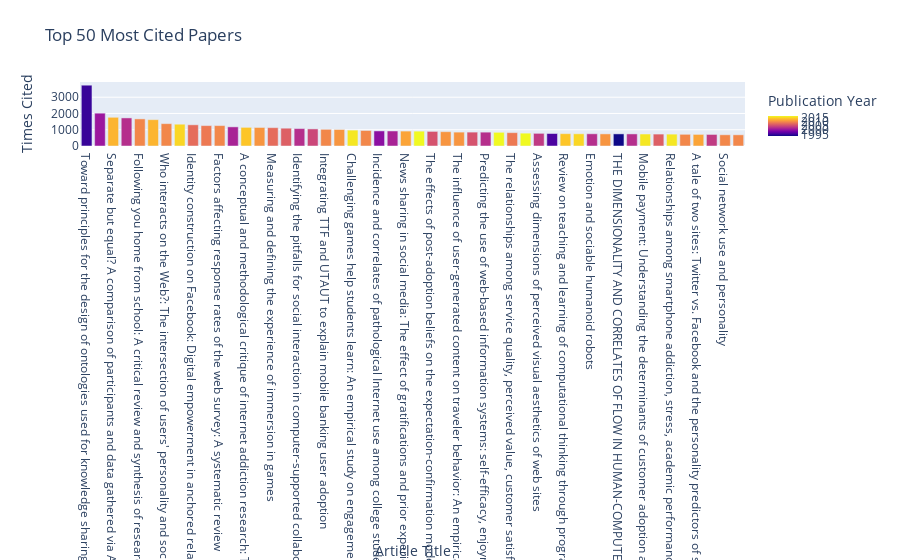

Notebook cell for this chart:
### Code cell
#top 50 cited paper all over the time
top50_papers = merged_df.sort_values('Times Cited, All Databases', ascending=False).head(50)
fig7 = px.bar(top50_papers, x='Article Title', y='Times Cited, All Databases',
             title='Top 50 Most Cited Papers', color = 'Publication Year',
             labels={'Article Title': 'Article Title', 'Times Cited, All Databases': 'Times Cited'})
fig7.show()

### Figure 1 — Plotly figure (JSON) as saved in the notebook; plotly's stock layout.template omitted (floating-point values rounded to 4 significant figures)
{"data": [{"alignmentgroup": "True", "hovertemplate": "Article Title=%{x}<br>Times Cited=%{y}<br>Publication Year=%{marker.color}<extra></extra>", "legendgroup": "", "marker": {"color": [1995, 2001, 2013, 2003, 2010, 2013, 2010, 2015, 2008, 2009, 2010, 2002, 2014, 2011, 2008, 2007, 2003, 2005, 2010, 2011, 2016, 2010, 2000, 2002, 2012, 2017, 2006, 2011, 2011, 2006, 2003, 2017, 2009, 2017, 2004, 1996, 2014, 2015, 2003, 2011, 1993, 2003, 2016, 2007, 2016, 2010, 2012, 2004, 2010, 2010], "coloraxis": "coloraxis", "pattern": {"shape": ""}}, "name": "", "offsetgroup": "", "orientation": "v", "showlegend": false, "textposition": "auto", "type": "bar", "x": ["Toward principles for the design of ontologies used for knowledge sharing", "A cognitive-behavioral model of pathological Internet use", "Separate but equal? A comparison of participants and data gathered via Amazon's MTurk, social media, and face-to-face behavioral testing", "Predicting e-services adoption: a perceived risk facets perspective", "Following you home from school: A critical review and synthesis of research on cyberbullying victimization", "Motivational, emotional, and behavioral correlates of fear of missing out", "Who interacts on the Web?: The intersection of users' personality and social media use", "Gamification in theory and action: A survey", "Identity construction on Facebook: Digital empowerment in anchored relationships", "Personality and motivations associated with Facebook use", "Factors affecting response rates of the web survey: A systematic review", "Animation: can it facilitate?", "A conceptual and methodological critique of internet addiction research: Towards a model of compensatory internet use", "Why people use social networking sites: An empirical study integrating network externalities and motivation theory", "Measuring and defining the experience of immersion in games", "Knowledge sharing behavior in virtual communities: The relationship between trust, self-efficacy, and outcome expectations", "Identifying the pitfalls for social interaction in computer-supported collaborative learning environments: a review of the research", "Toward an understanding of the behavioral intention to use mobile banking", "Integrating TTF and UTAUT to explain mobile banking user adoption", "Online social networks: Why do students use facebook?", "Challenging games help students learn: An empirical study on engagement, flow and immersion in game-based learning", "Facebook® and academic performance", "Incidence and correlates of pathological Internet use among college students", "Problematic Internet use and psychosocial well-being: development of a theory-based cognitive-behavioral measurement instrument", "News sharing in social media: The effect of gratifications and prior experience", "How gamification motivates: An experimental study of the effects of specific game design elements on psychological need satisfaction", "The effects of post-adoption beliefs on the expectation-confirmation model for information technology continuance", "Who uses Facebook? An investigation into the relationship between the Big Five, shyness, narcissism, loneliness, and Facebook usage", "The influence of user-generated content on traveler behavior: An empirical investigation on the effects of e-word-of-mouth to hotel online bookings", "Understanding e-learning continuance intention:: An extension of the Technology Acceptance Model", "Predicting the use of web-based information systems: self-efficacy, enjoyment, learning goal orientation, and the technology acceptance model", "The relation between 21st-century skills and digital skills: A systematic literature review", "The relationships among service quality, perceived value, customer satisfaction, and post-purchase intention in mobile value-added services", "Exploring the credibility of online celebrities' Instagram profiles in influencing the purchase decisions of young female users", "Assessing dimensions of perceived visual aesthetics of web sites", "A critical assessment of potential measurement biases in the technology acceptance model: Three experiments", "Review on teaching and learning of computational thinking through programming: What is next for K-12?", "Modeling habitual and addictive smartphone behavior The role of smartphone usage types, emotional intelligence, social stress, self-regulation, age, and gender", "Emotion and sociable humanoid robots", "Facebook as a toolkit: A uses and gratification approach to unbundling feature use", "THE DIMENSIONALITY AND CORRELATES OF FLOW IN HUMAN-COMPUTER INTERACTIONS", "On-line trust: concepts, evolving themes, a model", "Mobile payment: Understanding the determinants of customer adoption and intention to recommend the technology", "Selective self-presentation in computer-mediated communication: Hyperpersonal dimensions of technology, language, and cognition", "Relationships among smartphone addiction, stress, academic performance, and satisfaction with life", "An empirical examination of factors influencing the intention to use mobile payment", "A tale of two sites: Twitter vs. Facebook and the personality predictors of social media usage", "The top five reasons for lurking: improving community experiences for everyone", "Social network use and personality", "Older adults talk technology: Technology usage and attitudes"], "xaxis": "x", "y": [3739, 2019, 1765, 1727, 1667, 1620, 1375, 1340, 1303, 1256, 1256, 1177, 1147, 1140, 1128, 1095, 1071, 1051, 1026, 1014, 978, 955, 928, 924, 917, 914, 897, 880, 854, 854, 852, 842, 821, 790, 778, 767, 758, 751, 751, 745, 745, 743, 737, 733, 730, 719, 713, 710, 690, 688], "yaxis": "y"}], "layout": {"barmode": "relative", "coloraxis": {"colorbar": {"title": {"text": "Publication Year"}}, "colorscale": [[0, "#0d0887"], [0.1111, "#46039f"], [0.2222, "#7201a8"], [0.3333, "#9c179e"], [0.4444, "#bd3786"], [0.5556, "#d8576b"], [0.6667, "#ed7953"], [0.7778, "#fb9f3a"], [0.8889, "#fdca26"], [1, "#f0f921"]]}, "legend": {"tracegroupgap": 0}, "title": {"text": "Top 50 Most Cited Papers"}, "xaxis": {"anchor": "y", "domain": [0, 1], "title": {"text": "Article Title"}}, "yaxis": {"anchor": "x", "domain": [0, 1], "title": {"text": "Times Cited"}}}}
